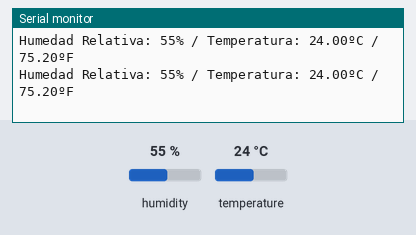
This sketch was run on a simulated Arduino Uno, built with avr-gcc and run on an emulated ATmega328P. On the bench: the last lines printed to the serial monitor. The test bench sets the inputs (shaded band); at power-on: humidity 55 %, temperature 24 °C.

Above: at 2.8 s.
2.9 s: humidity set to 22 %
At 4.5 s:
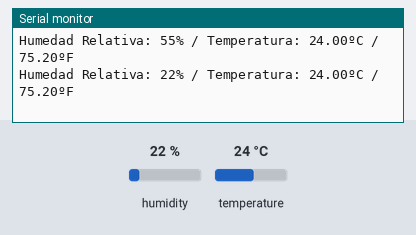
5.6 s: temperature set to 12 °C
At 6.0 s:
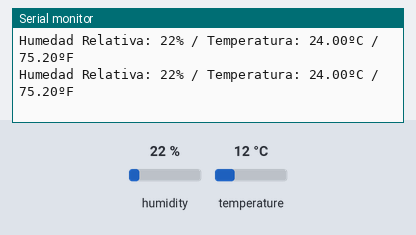
8.3 s: humidity set to 40 %
At 9.1 s:
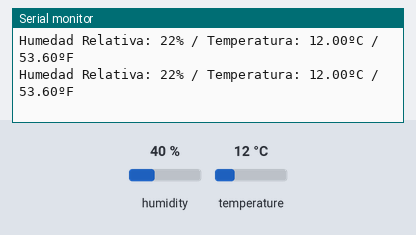
Timing chart, 0 to 11.3 s (numbered marks = the images above; inputs shaded):
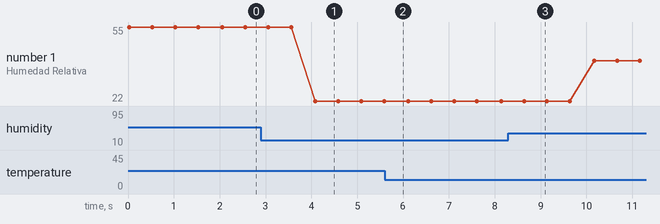

Measured:
- after the input at 2.9 s, the serial monitor: prints a new line after 1.2 s (image 1)
- plotted number 1: 55 → 22 after the input at 2.9 s, 22 → 40 after the input at 8.3 s

The sketch:

tehum.ino
```cpp
#include <DHT.h>
#include <DHT_U.h>
#define Type DHT11

int dhtPin = 2;
DHT HT(dhtPin, Type);
int humidity;
float tempC;
float tempF;
int dt (500);

void setup() {
  // put your setup code here, to run once:
  Serial.begin(9600);
  HT.begin();
}

void loop() {
  // put your main code here, to run repeatedly:
  humidity = HT.readHumidity();
  tempC = HT.readTemperature();
  tempF = HT.readTemperature(true);
  Serial.print("Humedad Relativa: ");
  Serial.print(humidity);
  Serial.print("% / Temperatura: ");
  Serial.print(tempC);
  Serial.print("ºC / ");
  Serial.print(tempF);
  Serial.println("ºF");
  delay(dt);
}
```
